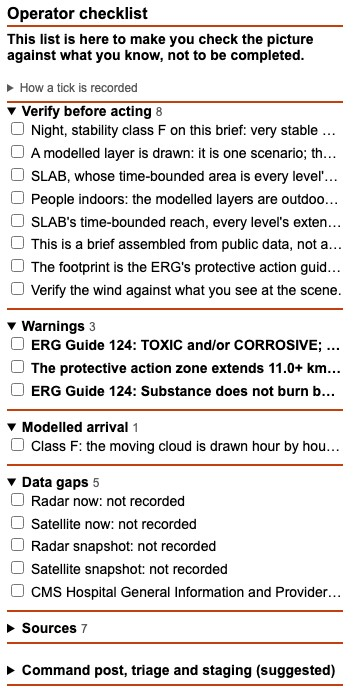
#> input picture docs/submission/pitch_src/img_check.jpg, 355 x 688 px, given in place of settled.jpg, which was not available
$ python crops.py
#> lines starting #> are read from the running program, lines starting #| are printed output that depends on the picture
from PIL import Image
U="/mnt/user-data/uploads/hazbrief-mcp/docs/"
def save(im,name,w=1500,q=84):
    im=im.convert("RGB")
    if im.width>w: im=im.resize((w,round(im.height*w/im.width)),Image.LANCZOS)
    im.save(f"img_{name}.jpg",quality=q,optimize=True); print(name,im.size)
s=Image.open(U+"evidence/hb208/live/run3_today_un1005_moved/settled.jpg")
#> s is the input picture: PIL image 355x688 RGB; mean R, G, B 227.7, 225.6, 224.4
p=Image.open(U+"evidence/hb208/live/run3_today_un1005_moved/playing.jpg")
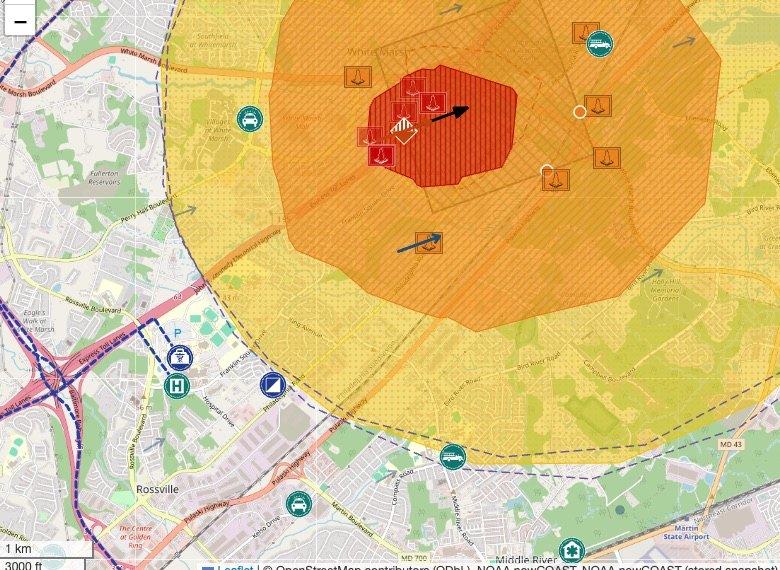
#> input picture docs/submission/pitch_src/img_cloud15.jpg, 780 x 570 px, given in place of playing.jpg, which was not available
#> p is the input picture: PIL image 780x570 RGB; mean R, G, B 219.7, 191.6, 131.4
save(s.crop((0,18,1440,795)),"hero")
#> in save, `im=im.convert("RGB")`:
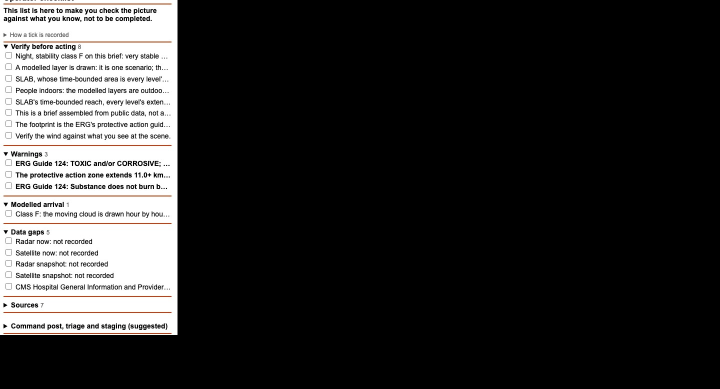
#> im: PIL image 1440x777 RGB (shown at 1/2 size); mean R, G, B 48.4, 47.9, 47.7
#| hero (1440, 777)
box=(296,112,1076,728)
save(s.crop(box),"cloud15",900); save(p.crop(box),"cloud75",900)
#> call 2 of save, with name = 'cloud15', w = 900, q = 84
#> in save (call 2), `im=im.convert("RGB")`:
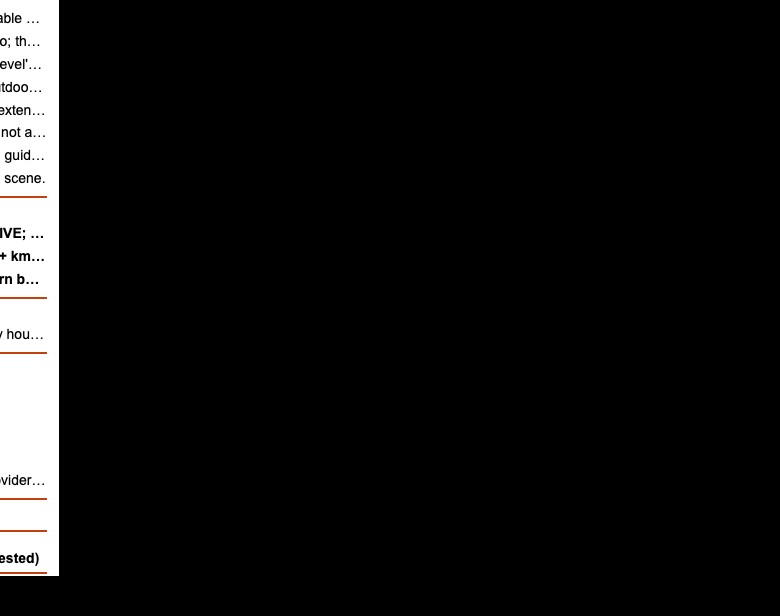
#> im: PIL image 780x616 RGB; mean R, G, B 17, 16.9, 16.8
#| cloud15 (780, 616)
#> call 3 of save, with name = 'cloud75', w = 900, q = 84
#> in save (call 3), `im=im.convert("RGB")`:
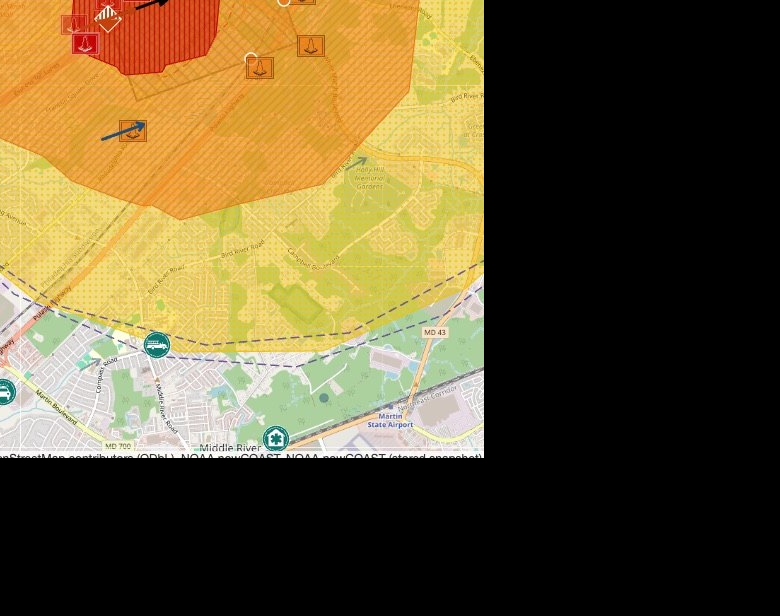
#> im: PIL image 780x616 RGB; mean R, G, B 101.5, 86.4, 51.7
#| cloud75 (780, 616)
f=Image.open(U+"evidence/hb208/live/run2b_today_i83_day/form.jpg")
save(f.crop((1105,150,1440,800)),"form",600)
#> in save (call 4), `im=im.convert("RGB")`: im: PIL image 335x650 RGB; every value is 0
#| form (335, 650)
#> (the run stopped early here; a loop or call above may not have finished)
